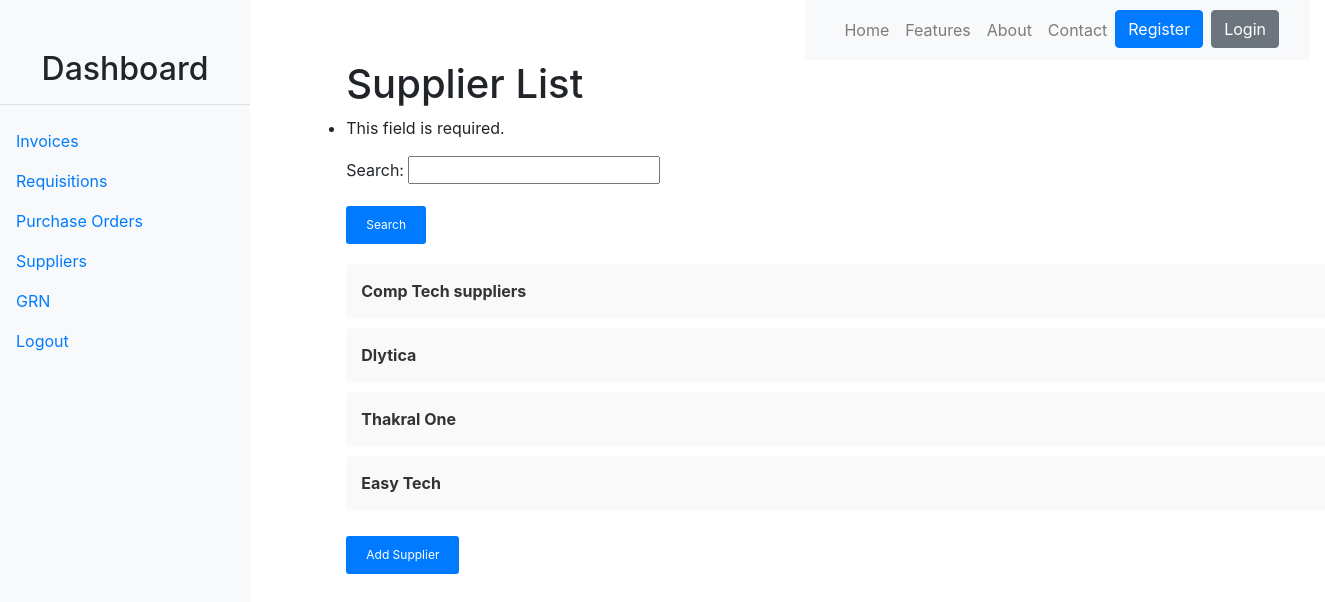
Screenshot of /suppliers/ with the database file from the repository.
### p2p_app/models.py (models this page shows, shortened)
class Supplier(models.Model):
    name = models.CharField(max_length=100)
    contact_person = models.CharField(max_length=100)
    email = models.EmailField()
    phone_number = models.CharField(max_length=15)
    address = models.TextField()
    created_at = models.DateTimeField(auto_now_add=True)
    updated_at = models.DateTimeField(auto_now=True)

### p2p_app/views.py (the view)
# urls.py: path('suppliers/', views.supplier_list, name='supplier_list'),
def supplier_list(request):
    form = SupplierSearchForm(request.GET)
    suppliers = Supplier.objects.all()
    if 'query' in request.GET:
        query = request.GET['query']
        suppliers = suppliers.filter(name__icontains=query) | \
                    suppliers.filter(contact_person__icontains=query) | \
                    suppliers.filter(email__icontains=query) | \
                    suppliers.filter(address__icontains=query)
    context = {'suppliers': suppliers, 'form': form}
    return render(request, 'supplier/supplier.html', context)

### p2p_app/forms.py
class SupplierSearchForm(forms.Form):
    query = forms.CharField(label='Search', max_length=100)

### p2p_app/templates/supplier/supplier.html (shortened to what this page needs)
 {% extends 'layout_supplier.html' %}
 {% block content %}
<div class="navvv">
    <div class="nav-1">
        {% include 'navbar.html' %}
    </div>
</div>
    <div class="container-1">
        <h1 class="heading">Supplier List</h1>
        <form method="get" class="search-form">
            {{ form.as_p }}
            <button type="submit" class="btn-search">Search</button>
        </form>
        <ul class="supplier-list">
            {% for supplier in suppliers %}
                <li class="supplier-item" style="list-style: none;">
                    <a href="{% url 'supplier_detail' supplier.pk %}" class="supplier-link">{{ supplier.name }}</a>
                </li>
            {% endfor %}
        </ul>
        <a href="{% url 'add_supplier' %}" class="btn-add-supplier">Add Supplier</a>
    </div>
{% endblock %}

### p2p_app/static/css/list.css (style rules this page uses)
* { margin: 0; padding: 0; box-sizing: border-box; }
body { font-family: Arial, sans-serif; background-color: #f5f5f5; }
h1 { font-size: 24px; margin-bottom: 20px; }
.search-form { margin-bottom: 20px; }
.btn-search, .btn-add-supplier { background-color: #007bff; color: #fff; border: none; padding: 10px 20px; font-size: 12px; border-radius: 3px; cursor: pointer; text-decoration: none; transition: background-color 0.3s ease; }
.supplier-list { list-style: none; padding: 0; }
.supplier-item { background-color: #f9f9f9; border-radius: 5px; padding: 15px; margin-bottom: 10px; transition: background-color 0.3s ease; }
.supplier-link { text-decoration: none; color: #333; font-weight: bold; transition: color 0.3s ease; }

### p2p_app/static/css/nav.css (style rules this page uses)
.nav-1 { display: flex; justify-content: flex-end; }

### p2p_app/templates/supplier/supplier.html (style rules this page uses)
.container-1 { display: flex; flex-direction: column; align-items: flex-start; justify-content: center; }
.supplier-item { width: 1000px; }
.navvv { display: flex; justify-content: flex-end; background-color: white; align-items: center; }
.nav-1 { height: 60px; }

### rows the page displays
Supplier: name "Comp Tech suppliers"
Supplier: name "Dlytica"
Supplier: name "Thakral One"
Supplier: name "Easy Tech"
